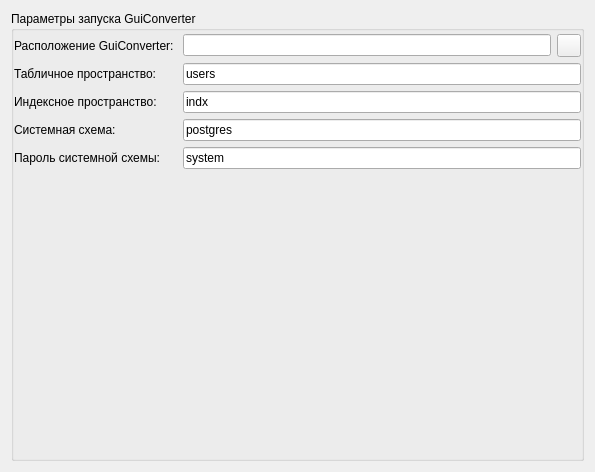
<?xml version="1.0" encoding="UTF-8"?>
<ui version="4.0">
 <class>ExternalToolsPage</class>
 <widget class="QWidget" name="ExternalToolsPage">
  <property name="geometry">
   <rect>
    <x>0</x>
    <y>0</y>
    <width>595</width>
    <height>472</height>
   </rect>
  </property>
  <property name="windowTitle">
   <string>Form</string>
  </property>
  <layout class="QVBoxLayout" name="verticalLayout_2">
   <item>
    <widget class="QGroupBox" name="groupBox">
     <property name="title">
      <string>Параметры запуска GuiConverter</string>
     </property>
     <property name="flat">
      <bool>true</bool>
     </property>
     <layout class="QVBoxLayout" name="verticalLayout">
      <property name="leftMargin">
       <number>0</number>
      </property>
      <property name="topMargin">
       <number>3</number>
      </property>
      <property name="rightMargin">
       <number>0</number>
      </property>
      <property name="bottomMargin">
       <number>0</number>
      </property>
      <item>
       <layout class="QFormLayout" name="formLayout">
        <item row="1" column="0">
         <widget class="QLabel" name="label_2">
          <property name="text">
           <string>Табличное пространство:</string>
          </property>
         </widget>
        </item>
        <item row="1" column="1">
         <widget class="QLineEdit" name="userNs">
          <property name="text">
           <string>users</string>
          </property>
         </widget>
        </item>
        <item row="2" column="0">
         <widget class="QLabel" name="label_3">
          <property name="text">
           <string>Индексное пространство:</string>
          </property>
         </widget>
        </item>
        <item row="2" column="1">
         <widget class="QLineEdit" name="indxNs">
          <property name="text">
           <string>indx</string>
          </property>
         </widget>
        </item>
        <item row="3" column="0">
         <widget class="QLabel" name="label_4">
          <property name="text">
           <string>Системная схема:</string>
          </property>
         </widget>
        </item>
        <item row="3" column="1">
         <widget class="QLineEdit" name="sysScheme">
          <property name="text">
           <string>postgres</string>
          </property>
         </widget>
        </item>
        <item row="4" column="0">
         <widget class="QLabel" name="label_5">
          <property name="text">
           <string>Пароль системной схемы:</string>
          </property>
         </widget>
        </item>
        <item row="4" column="1">
         <widget class="QLineEdit" name="sysPwd">
          <property name="text">
           <string>system</string>
          </property>
         </widget>
        </item>
        <item row="0" column="0">
         <widget class="QLabel" name="label">
          <property name="text">
           <string>Расположение GuiConverter: </string>
          </property>
         </widget>
        </item>
        <item row="0" column="1">
         <layout class="QHBoxLayout" name="horizontalLayout">
          <item>
           <widget class="QLineEdit" name="GuiConverterEdit">
            <property name="readOnly">
             <bool>true</bool>
            </property>
           </widget>
          </item>
          <item>
           <widget class="QToolButton" name="toolButton">
            <property name="text">
             <string/>
            </property>
            <property name="icon">
             <iconset resource="../res/fmt.qrc">
              <normaloff>:/img/openfolderHS.png</normaloff>:/img/openfolderHS.png</iconset>
            </property>
           </widget>
          </item>
         </layout>
        </item>
       </layout>
      </item>
      <item>
       <spacer name="verticalSpacer">
        <property name="orientation">
         <enum>Qt::Orientation::Vertical</enum>
        </property>
        <property name="sizeHint" stdset="0">
         <size>
          <width>20</width>
          <height>286</height>
         </size>
        </property>
       </spacer>
      </item>
     </layout>
    </widget>
   </item>
  </layout>
 </widget>
 <resources>
  <include location="../res/fmt.qrc"/>
 </resources>
 <connections/>
</ui>
